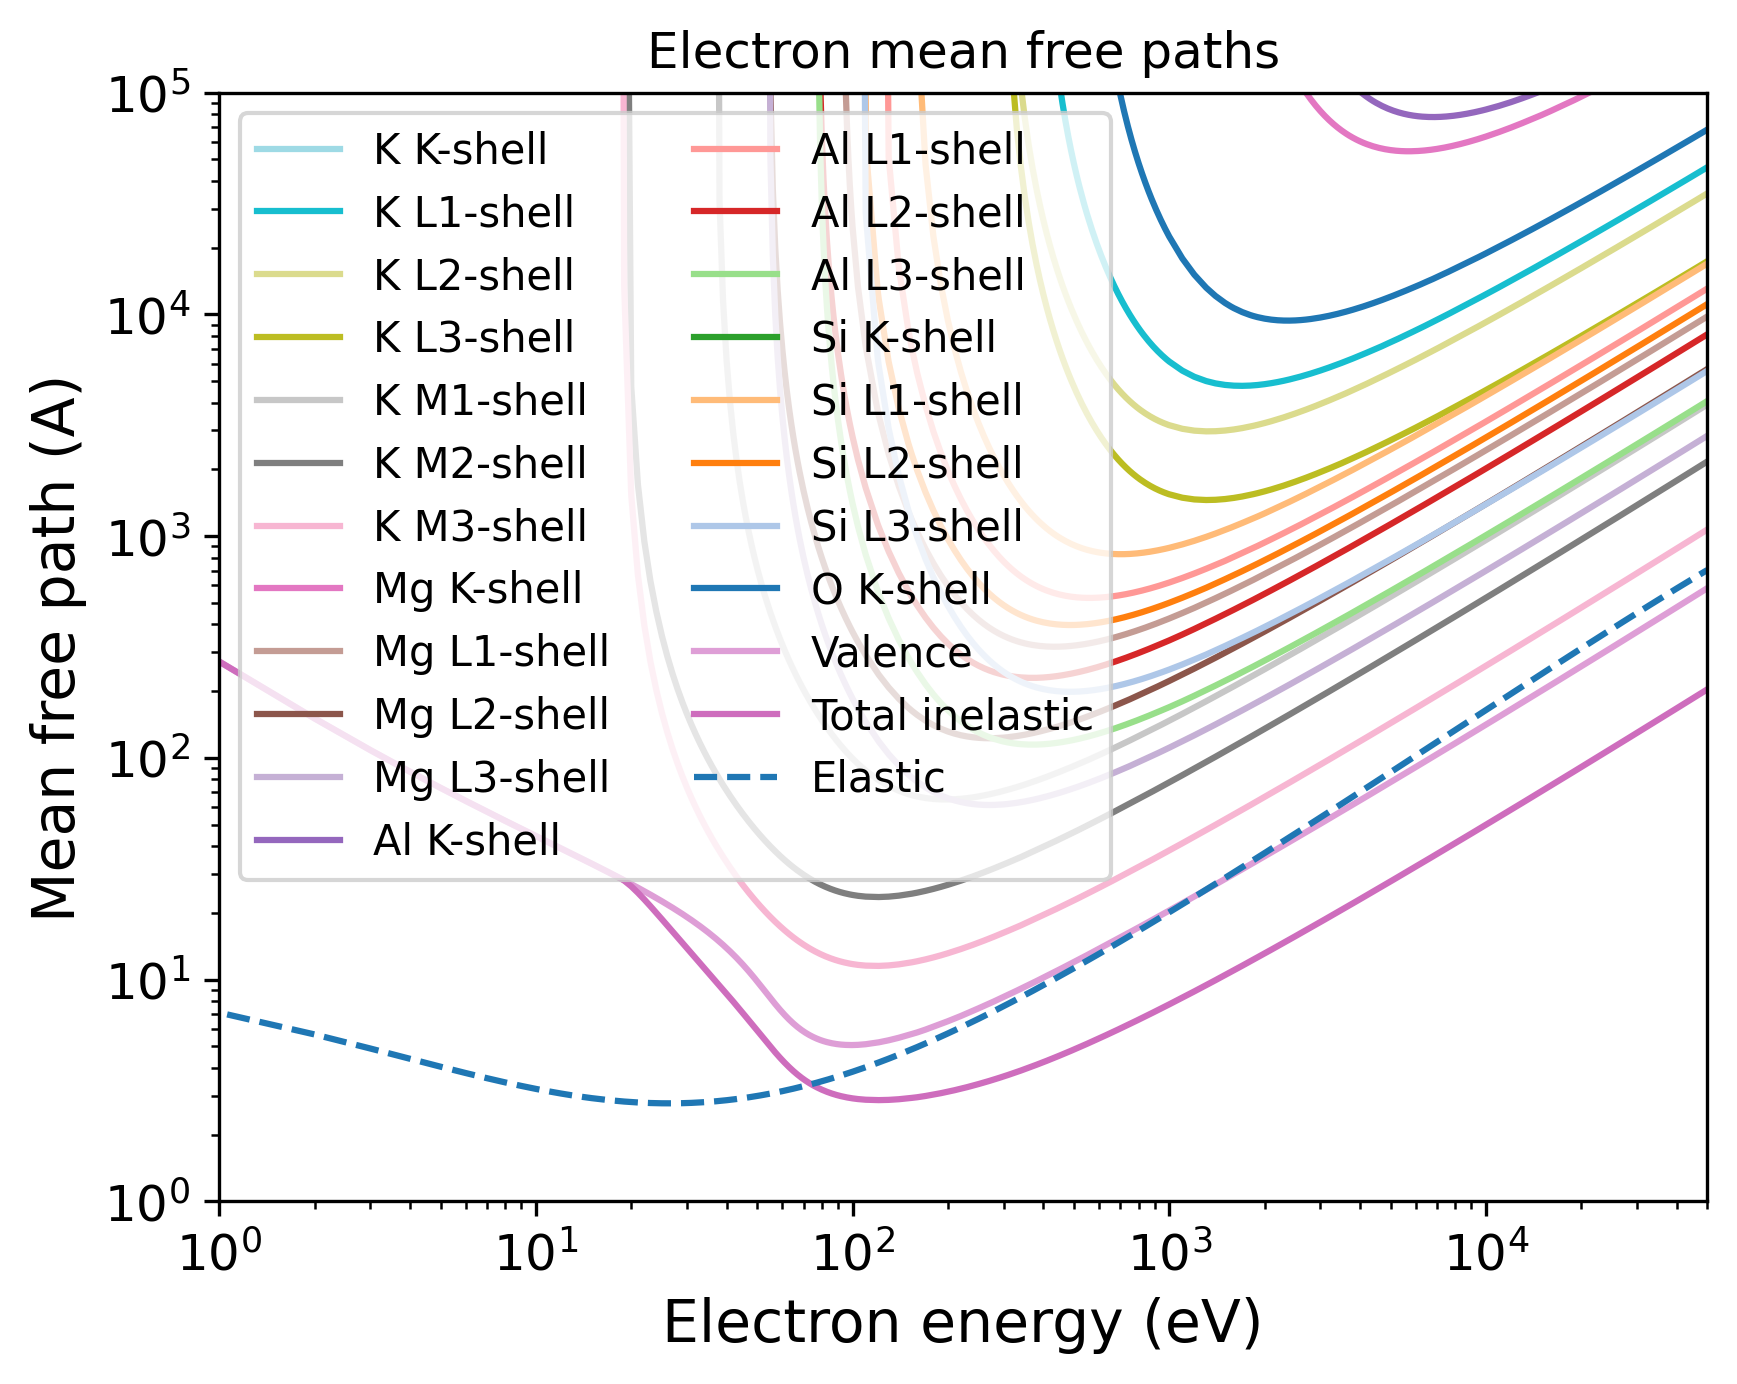

Generate this figure with Python:
import pandas as pd
import numpy as np
import matplotlib.pyplot as plt
import matplotlib.cm as cm
# Set the format:
plt.xlabel("Electron energy (eV)", fontsize=14)
plt.ylabel("Mean free path (A)", fontsize=14)
plt.xticks(fontsize=12)
plt.yticks(fontsize=12)
plt.grid(False)
# Set the axes:
# Read the output file:
df = pd.read_csv(r"OUTPUT_Phlogopite_Electron_IMFP.dat", sep=r'\s+', header=None, comment="#", skipinitialspace=True)
plt.xscale("log")
plt.yscale("log")
# Prepare the plot:
columns_to_plot = [ 1, 2, 3, 4, 5, 6, 7, 8, 9, 10, 11, 12, 13, 14, 15, 16, 17, 18, 19, 20, 21, 22]
labels = [ "K K-shell", "K L1-shell", "K L2-shell", "K L3-shell", "K M1-shell", "K M2-shell", "K M3-shell", "Mg K-shell", "Mg L1-shell", "Mg L2-shell", "Mg L3-shell", "Al K-shell", "Al L1-shell", "Al L2-shell", "Al L3-shell", "Si K-shell", "Si L1-shell", "Si L2-shell", "Si L3-shell", "O K-shell", "Valence", "Total inelastic"]
# Create N distinct colors from a colormap
N = len(columns_to_plot)
colors = np.vstack([plt.cm.tab20(np.linspace(1, 0, 20)), plt.cm.tab20b(np.linspace(1, 0, 20))])
# Set line styles:
linestyles = [ "-", "-", "-", "-", "-", "-", "-", "-", "-", "-", "-", "-", "-", "-", "-", "-", "-", "-", "-", "-", "-", "-"]
for i, col in enumerate(columns_to_plot):
    color = colors[i % len(colors)]
    ls    = linestyles[i % len(linestyles)]
    label = labels[i % len(labels)]
    plt.plot(df.iloc[:, 0], df.iloc[:, col],
    color=color,
    label=label,
    linestyle=ls)
# Add a curve from the second file
df2 = pd.read_csv(r"OUTPUT_Phlogopite_Electron_EMFP.dat", sep=r'\s+', header=None, comment="#", skipinitialspace=True)
columns_to_plot2 = [ 7]
labels2 = [ "Elastic"]
# Create second part of the plot:
for col, label in zip(columns_to_plot2, labels2):
    plt.plot(df2.iloc[:, 0], df2.iloc[:, col], label=label, linestyle="--")
plt.xlim(1.00000000,50000.00000000)
plt.ylim(1.00000000,100000.00000000)
plt.title("Electron mean free paths")
plt.legend(loc="best", fontsize=10, ncol=2)
# Save the plot in this format:
plt.savefig("OUTPUT_MFP_electron.png", dpi=300, bbox_inches="tight")
